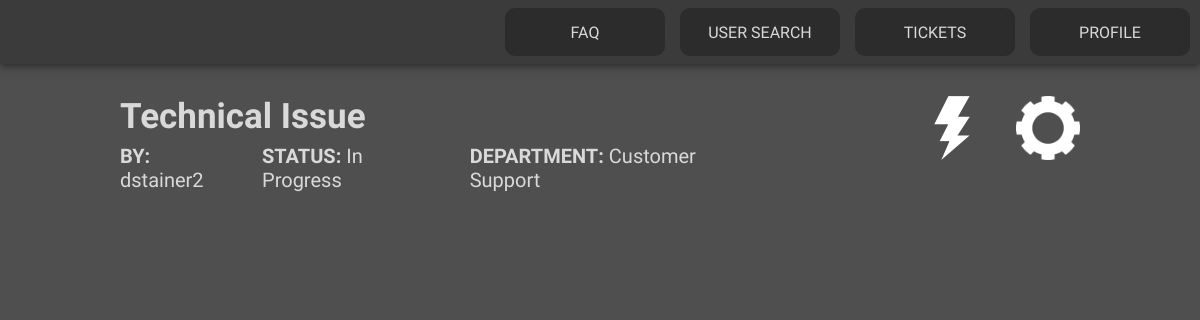
The app's page /ticket.php?id=3 (signed in) with its own data.
### tables this page shows
CREATE TABLE Ticket (
    ticketID INTEGER PRIMARY KEY AUTOINCREMENT,
    clientID INTEGER NOT NULL,
    department TEXT NOT NULL,
    status_name TEXT NOT NULL,
    title TEXT NOT NULL,
    priority INTEGER NOT NULL,
    da TEXT NOT NULL,

    FOREIGN KEY (clientID) REFERENCES User(userID),
    FOREIGN KEY (department) REFERENCES Department(name),
    FOREIGN KEY (status_name) REFERENCES Status(name)
);

CREATE TABLE User (
    userID INTEGER PRIMARY KEY AUTOINCREMENT,
    fullname TEXT NOT NULL,
    username TEXT NOT NULL,
    password TEXT NOT NULL,
    email TEXT NOT NULL,
    closedTickets INTEGER NOT NULL

);

### database/ticket.class.php (called while the page is built, shortened)
<?php
class Ticket{
    public function __construct(int $id, string $title, string $client_name , array $agents, string $department, array $hashtags, string $status, int $priority, string $date){
        $this->id = $id;
        $this->title = $title;
        $this->client_name = $client_name;
        $this->department = $department;
        $this->status = $status;
    }
    static function getTicket(PDO $db, int $id) : ?Ticket{
        $stmt = $db->prepare('SELECT ticketID, clientID, department, status_name, title, priority, da
        FROM Ticket
        Where ticketID = ?');
        $stmt->execute(array($id));
        if($ticket = $stmt->fetch()){
            $stmt = $db->prepare('SELECT username
            FROM User
            Where userID = ?');
            $stmt->execute(array($ticket['clientID']));
            $client_name = $stmt->fetch();
            $hashtags = Hashtag::getTicketHashtags($db, (int)$ticket['ticketID']);
            $agents = Ticket::getAgents($db, (int)$ticket['ticketID']);
            return new Ticket(
                (int)$ticket['ticketID'],
                $ticket['title'],
                $client_name['username'],
                $agents,
                $ticket['department'],
                $hashtags,
                $ticket['status_name'],
                (int)$ticket['priority'],
                $ticket['da']
            );
        } else return null;
    }
    static function getAgents(PDO $db, int $ticket_id) : ?array{
        $stmt = $db->prepare('SELECT agentID
        FROM TicketAgent
        WHERE ticketID = ?');
        $agents = array();
        $stmt->execute(array($ticket_id));
        while($agent = $stmt->fetch()){
            $agents[] = User::getName($db, (int)$agent['agentID']);
        }
        return $agents;
    }
}
?>

### ticket.tpl.php (the view, shortened to what this page needs)
<?php
require_once(__DIR__ . '/common.tpl.php');
require_once(__DIR__ . '/database/ticket.class.php');
?>
<?php function drawTicketInfo(Ticket $ticket){ ?>
    <div class="ticketdata">
        <label id="title"><?=$ticket->title?></label>
        <div class="extradata">
            <label id="author"><span id="bold">BY:</span> <?=$ticket->client_name?></label>
            <label id="status"><span id="bold">STATUS:</span> <?=$ticket->status?></label>
            <label id="department"><span id="bold">DEPARTMENT:</span> <?=$ticket->department?></label>
        </div>
        <a href = "/config.php?id=<?=$ticket->id?>"><img id="confi" src="/profileImages/gear.png"></a>
        <a href = "/changes.php?id=<?=$ticket->id?>"><img id="actions" src="profileImages/action.png"></a>
    </div>
<?php } ?>

### style.css (style rules this page uses)
body { background-color: #4F4F4F; }
label, p { font-family: "Georama"; }
span[id="bold"] { font-weight: bolder; }
.extradata { display: flex; justify-content: space-between; }
.ticketdata label { text-align: left; font-size: 20px; color: #D9D9D9; }
.ticketdata label[id="title"] { font-weight: bolder; font-size: 35px; text-overflow: ellipsis; }
.ticketdata .extradata { display: flex; align-items: center; justify-content: flex-start; }
.ticketdata .extradata label { margin-right: 25px; }

### structure.css (style rules this page uses)
body { background-color: #4F4F4F; }
.ticketdata { position: absolute; -ms-transform: translate(-50%, 0); transform: translate(-50%, 0); top: 6em; left: 50%; width: 60em; max-width: calc(100% - 50px); height: 6em; }
.ticketdata .extradata { position: absolute; -ms-transform: translate(0%, -100%); transform: translate(0%, -100%); top: 100%; width: 100%; }
.ticketdata label[id="title"], .ticketdata .extradata { max-width: 70%; }
.ticketdata img { position: absolute; -ms-transform: translate(-100%, 0%); transform: translate(-100%, 0%); left: 100%; object-fit: cover; aspect-ratio: 1; width: calc(5% + 1em); }
.ticketdata #actions { position: absolute; -ms-transform: translate(-100%, 0%); transform: translate(-100%, 0%); left: 90%; object-fit: cover; aspect-ratio: 1; width: calc(5% + 1em); }
.extradata label { top: 0vh; position: relative; }

### records on screen
ticket: title "Technical Issue", status_name "In Progress", department "Customer Support"
user: username "dstainer2"
